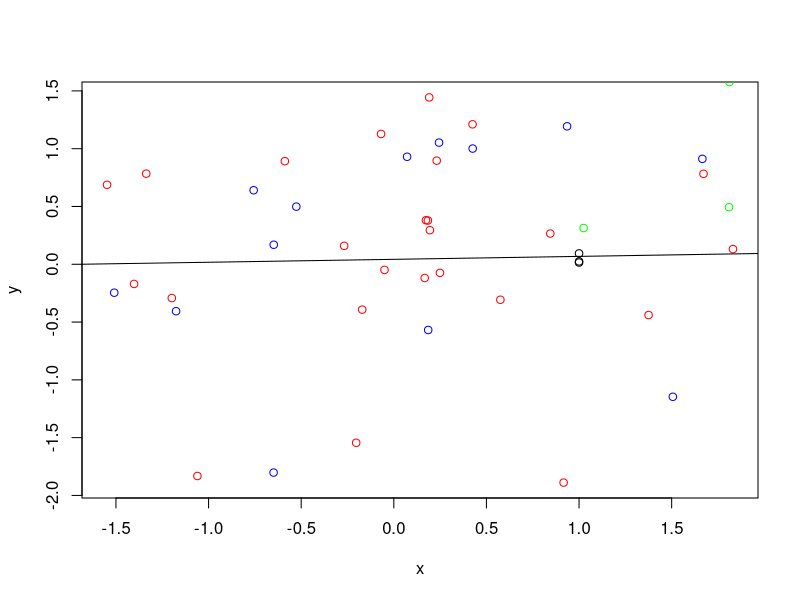

The R script that drew this image:
eenFunctie <- function(a, b) {
  return(a * x + b)
}

x <- 1:25
y <- eenFunctie(2,3)

x <- rnorm(x, 0, 1)
y <- rnorm(y, 0, 1)
plot(x, y, col="red")
points(cor(x,y), col="black")
abline(lm(x ~ y))

x <- rnorm(x, 0, 2)
y <- rnorm(y, 0, 2)
points(x, y, col="blue")
points(cor(x,y), col="black")

x <- rnorm(x, 0, 5)
y <- rnorm(y, 0, 5)
points(x, y, col="green")
points(cor(x,y), col="black")